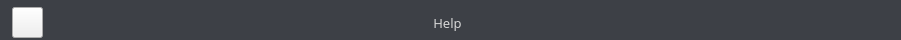
     <widget class="QFrame" name="headerFrame">
      <property name="minimumSize">
       <size>
        <width>0</width>
        <height>40</height>
       </size>
      </property>
      <property name="maximumSize">
       <size>
        <width>10000</width>
        <height>40</height>
       </size>
      </property>
      <property name="layoutDirection">
       <enum>Qt::LeftToRight</enum>
      </property>
      <property name="styleSheet">
       <string notr="true">
QFrame{
border-top-left-radius: 10px;
border-top-right-radius:10px;
border-bottom-left-radius: 0px;
border-bottom-right-radius:0px;
background-color: rgb(61, 64, 70);
}


</string>
      </property>
      <property name="frameShape">
       <enum>QFrame::StyledPanel</enum>
      </property>
      <property name="frameShadow">
       <enum>QFrame::Raised</enum>
      </property>
      <widget class="QPushButton" name="minBtn">
       <property name="geometry">
        <rect>
         <x>830</x>
         <y>11</y>
         <width>34</width>
         <height>20</height>
        </rect>
       </property>
       <property name="maximumSize">
        <size>
         <width>35</width>
         <height>16777215</height>
        </size>
       </property>
       <property name="styleSheet">
        <string notr="true">QPushButton:hover {
	background-color: rgb(56, 57, 61);
}
QPushButton{
	border-radius:10px;
}</string>
       </property>
       <property name="text">
        <string/>
       </property>
       <property name="icon">
        <iconset>
         <normaloff>images/min ver 2.png</normaloff>images/min ver 2.png</iconset>
       </property>
       <property name="iconSize">
        <size>
         <width>30</width>
         <height>30</height>
        </size>
       </property>
      </widget>
      <widget class="QPushButton" name="closeBtn">
       <property name="geometry">
        <rect>
         <x>864</x>
         <y>11</y>
         <width>28</width>
         <height>20</height>
        </rect>
       </property>
       <property name="minimumSize">
        <size>
         <width>10</width>
         <height>0</height>
        </size>
       </property>
       <property name="maximumSize">
        <size>
         <width>35</width>
         <height>16777215</height>
        </size>
       </property>
       <property name="styleSheet">
        <string notr="true">QPushButton:hover {
	background-color: rgb(56, 57, 61);
}
QPushButton{
	border-radius:10px;
}
</string>
       </property>
       <property name="text">
        <string/>
       </property>
       <property name="icon">
        <iconset>
         <normaloff>images/outline_close_white_48dp.png</normaloff>images/outline_close_white_48dp.png</iconset>
       </property>
       <property name="iconSize">
        <size>
         <width>30</width>
         <height>30</height>
        </size>
       </property>
      </widget>
      <widget class="QLabel" name="title_label">
       <property name="geometry">
        <rect>
         <x>402</x>
         <y>7</y>
         <width>91</width>
         <height>31</height>
        </rect>
       </property>
       <property name="font">
        <font>
         <family>Microsoft PhagsPa</family>
         <pointsize>10</pointsize>
        </font>
       </property>
       <property name="styleSheet">
        <string notr="true">color:rgb(214, 214, 214);</string>
       </property>
       <property name="text">
        <string>Help</string>
       </property>
       <property name="alignment">
        <set>Qt::AlignCenter</set>
       </property>
      </widget>
      <widget class="QPushButton" name="return_button">
       <property name="geometry">
        <rect>
         <x>12</x>
         <y>7</y>
         <width>31</width>
         <height>31</height>
        </rect>
       </property>
       <property name="styleSheet">
        <string notr="true">QPushButton:hover {
	background-color: rgb(56, 57, 61);
}</string>
       </property>
       <property name="text">
        <string/>
       </property>
       <property name="icon">
        <iconset>
         <normaloff>../images/undo.png</normaloff>../images/undo.png</iconset>
       </property>
       <property name="iconSize">
        <size>
         <width>28</width>
         <height>28</height>
        </size>
       </property>
      </widget>
     </widget>
